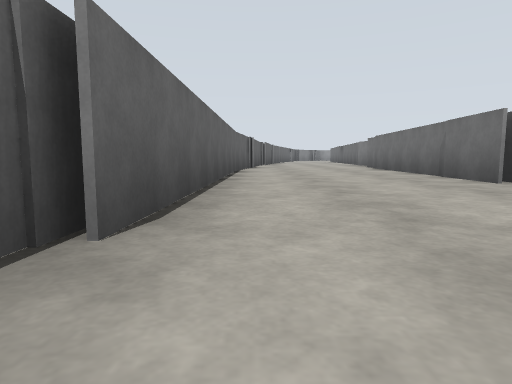
View 1 (above)

19 first-person views from a walk through a robot-simulator world made for Gazebo. The camera is 0.72 m above the floor, tilts 6° down and sees 75° across. The floor is counted in squares, 2.5 m on a side. Each view is taken from the middle of a square. On the plan, view 1 faces up. The plan holds only what a view shows up to about 9 squares ahead; the rest is blank. The place goes on beyond the plan.

View 2
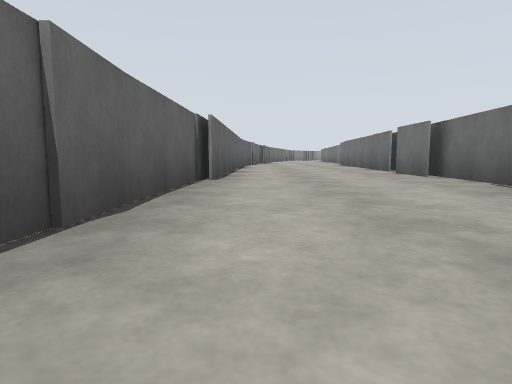

View 3
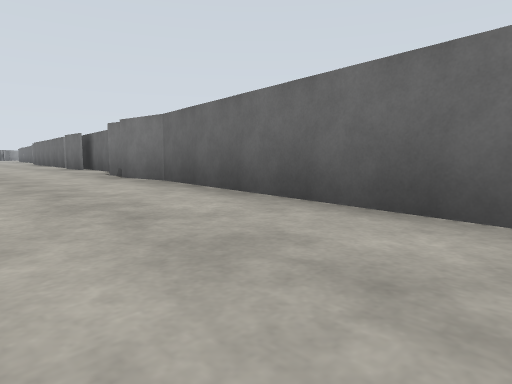

View 4
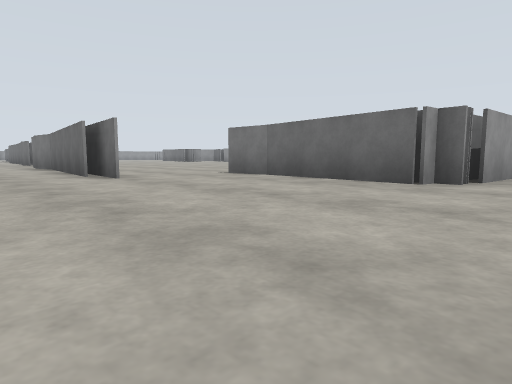

View 5
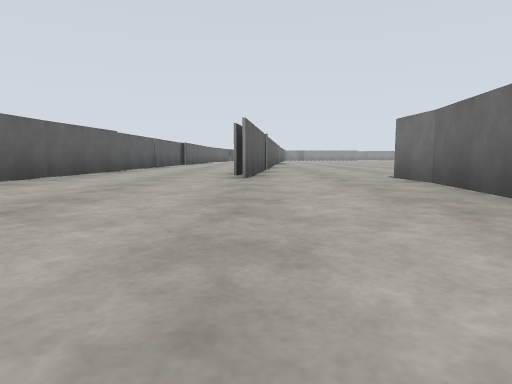

View 6
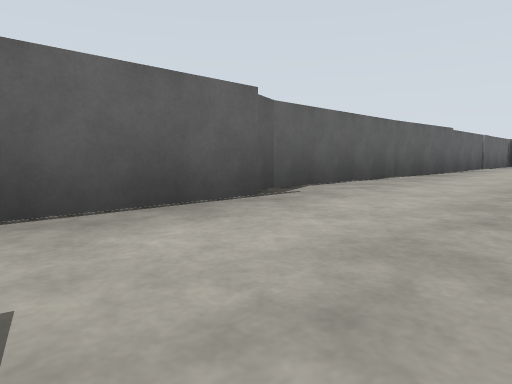

View 7
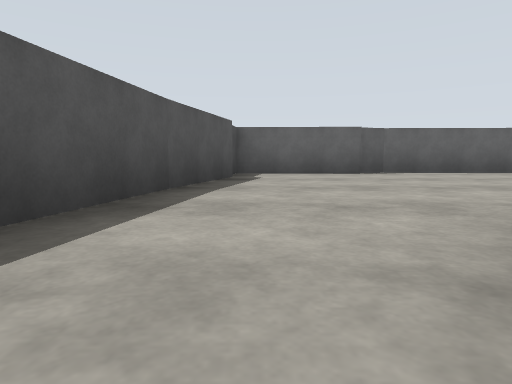

View 8
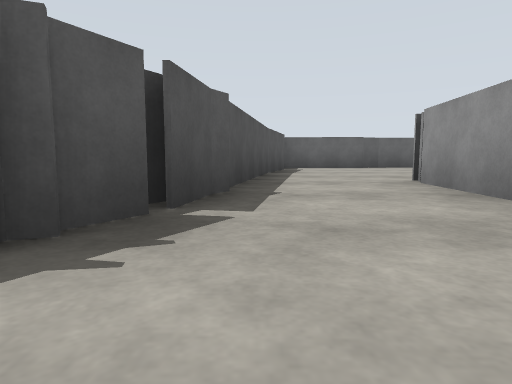

View 9
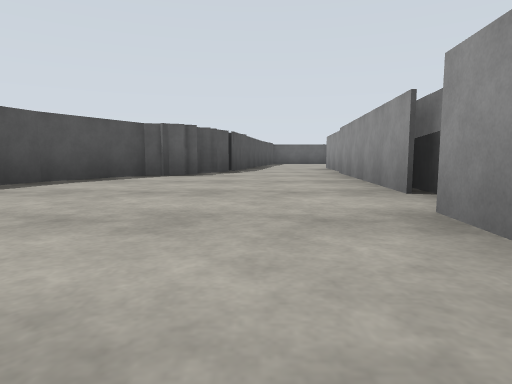

View 10
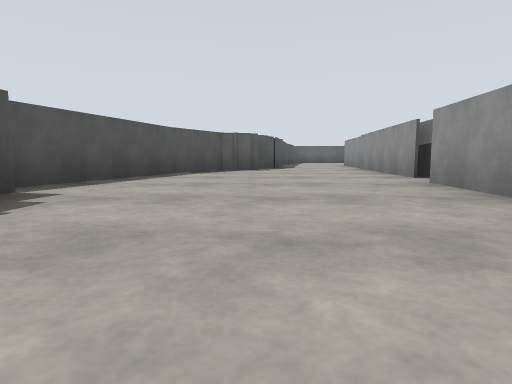

View 11
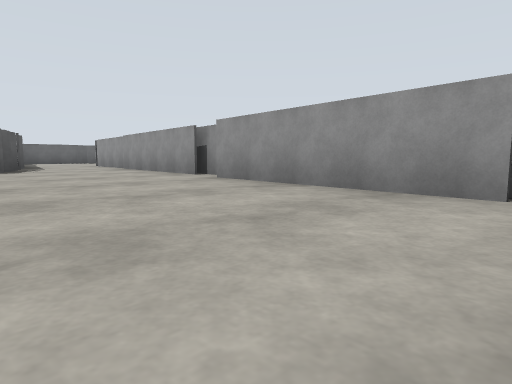

View 12
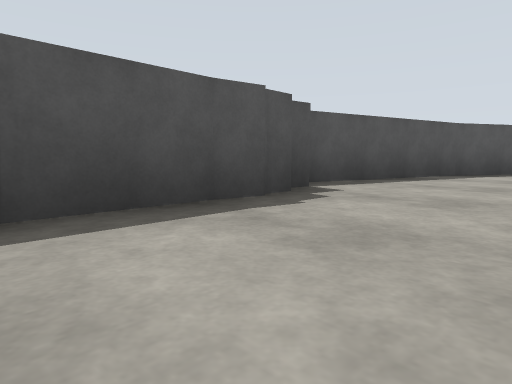

View 13
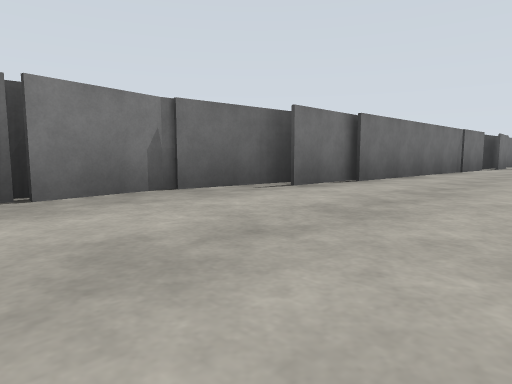

View 14
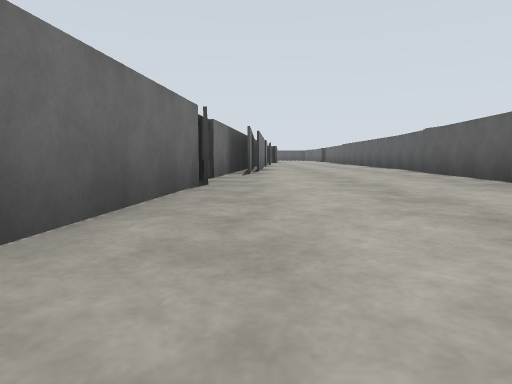

View 15
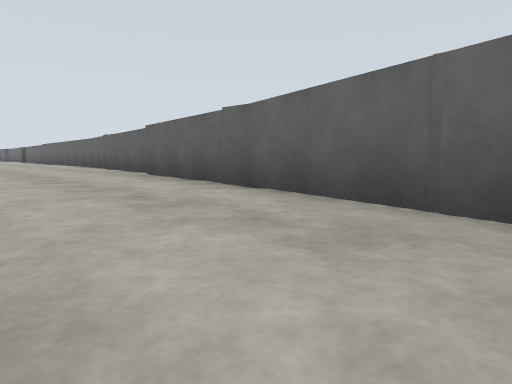

View 16
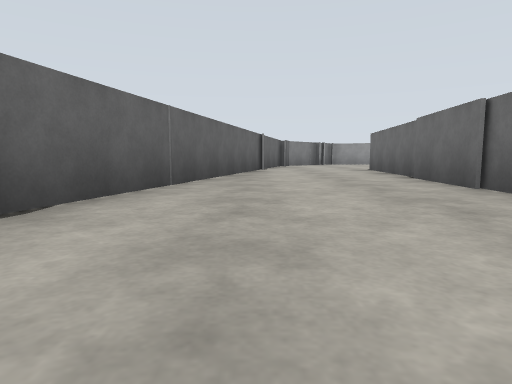

View 17
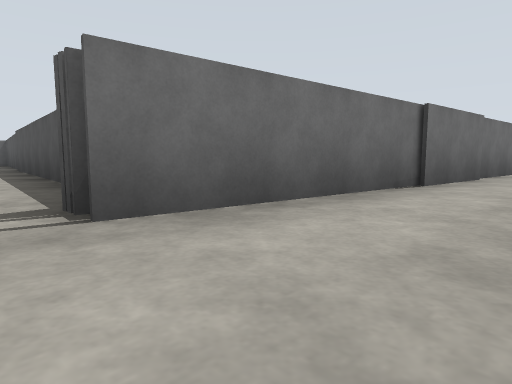

View 18
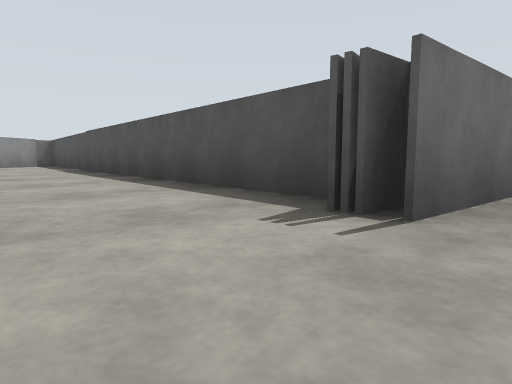

View 19
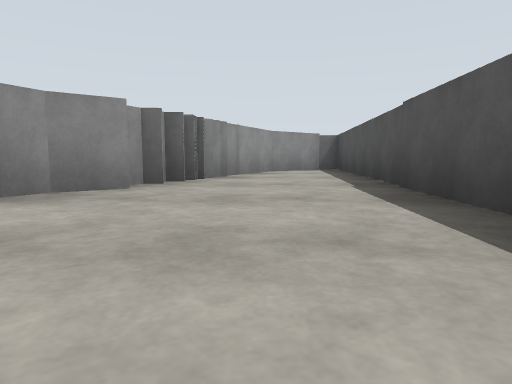

### Floor plan
Points are (right, up) in squares from view 1. A wall is a line through its corners. A room is listed if a view was taken in it or the views show most of it. See-through windows are left out.
Room 1 (views 1, 2, 3, 4, 5, 6, 13, 14, 15, 16, 17, 18, 19)
walls: (3.1, 6.9) (3.5, 10.5); (2.7, 4.7) (3, 9.5); (2.7, 3.5) (2.9, 4.9); (-0.1, 9.5) (-0.1, 8.9); (2.5, 1.8) (2.6, 2.8); (2.6, 1.7) (2.6, 3); (3.7, 10.2) (3.7, 10.9); (3.7, 10.4) (3.5, 11.5); (-0.7, 1.8) (-1.1, -8.7) (-0.9, -9.2); (2.6, 0.3) (3, 4.4); (-0.1, 11.4) (-0.4, 1); (3.6, 11.6) (4.5, 20.5); (0.6, 14.1) (0.3, 11.7); (2.1, -2.4) (1.9, -0.6); (0.7, 14.7) (0.7, 14.2); (1.7, -5.9) (2.1, -2.3); (1.9, -6.6) (2, -5); (4, -7.3) (3.9, -6.3); (4.7, 20) (4.8, 20.5); (5.2, 20.1) (10.4, 19.7); (-0.8, -9.1) (-0.8, -11.3) (3.3, -12); (3.7, -9.8) (4, -7.2); (2.5, 22.2) (0.7, 14.6); (3.9, -10.1) (4, -9.6); (11, 22.1) (10.8, 22.5)
ways out: opening at (4, -11) to room 2; opening at (11, 21) to room 3; opening at (3, -6)
Room 2 (views 7, 8, 9, 10, 11, 12)
walls: (10.4, -11) (6.9, -10.6); (10.8, -10.7) (9.9, -10.5); (9.1, -14.4) (11.9, -15.3); (12.8, -14.8) (14.9, -14.8); (13.1, -14.7) (13.7, -14.8); (7.6, -12.8) (7.8, -13.7) (9.2, -14.5); (14.7, -11.4) (11.2, -11); (6.7, -10.4) (3.9, -10.1); (5.2, -12.2) (6, -12.7); (3.3, -12) (6.2, -12.5) (7.2, -13)
ways out: opening at (4, -11) to room 1
Room 3 (no view inside)
walls: (12.5, 21.8) (11.9, 21.8); (15.5, 19.6) (14.7, 20.7) (13.1, 21.5); (10.4, 19.7) (15.5, 19.3)
ways out: opening at (11, 21) to room 1

Positions as (right, up) in squares from view 1, and headings:
1: (0, 0), facing up
2: (0, -3), facing up
3: (0, -6), facing up-right
4: (0, -11), facing up-right
5: (2, -11), facing up
6: (1, -11), facing up-left
7: (5, -11), facing left
8: (8, -12), facing left
9: (13, -12), facing left
10: (15, -13), facing left
11: (15, -14), facing up-left
12: (15, -13), facing down-left
13: (1, 12), facing down-right
14: (3, 15), facing down
15: (3, 17), facing down-left
16: (2, 13), facing up
17: (3, 21), facing down-right
18: (4, 22), facing down-right
19: (8, 21), facing right
